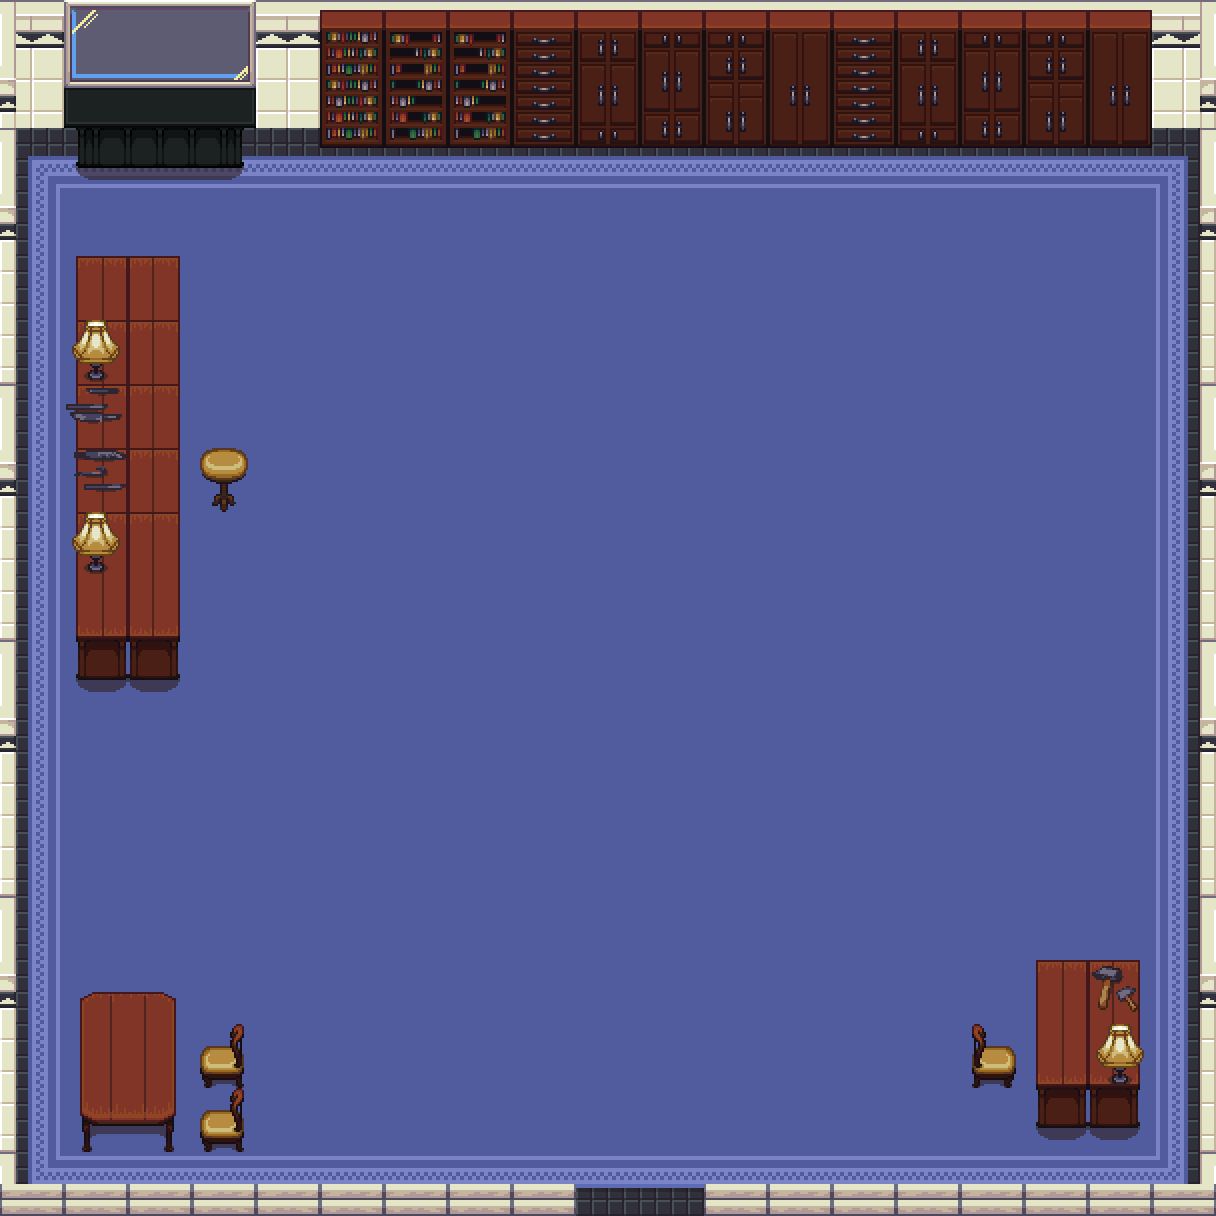

A level layout from a 2D game, rendered from its tile map. Below: a short description, then the map file with its tile-grid data intact:
An orthogonal 19x19 tile map with 64x64 px tiles, 5 tile layers (Backgroundlayer, Roadlayer, Collisionlayer, Decorationlayer, ...), 3 tilesets and 2 objects (door).

<map version="1.0" tiledversion="1.0.2" orientation="orthogonal" renderorder="right-down" width="19" height="19" tilewidth="64" tileheight="64" nextobjectid="5">
 <tileset firstgid="1" name="obj_misk_atlas-sheet64" tilewidth="64" tileheight="64" tilecount="1024" columns="32">
  <image source="../Tilesets/obj_misk_atlas-sheet64.png" width="2048" height="2048" />
 </tileset>
 <tileset firstgid="1025" name="tilesheet-sheet64" tilewidth="64" tileheight="64" tilecount="1960" columns="20">
  <image source="../Tilesets/tilesheet-sheet64.png" width="1280" height="6272" />
 </tileset>
 <tileset firstgid="2985" name="base_out_atlas-sheet" tilewidth="64" tileheight="64" tilecount="1024" columns="32">
  <image source="../Tilesets/base_out_atlas-sheet.png" width="2048" height="2048" />
  <tile id="292">
   <objectgroup draworder="index">
    <object id="1" x="0" y="29" width="64" height="34" />
   </objectgroup>
  </tile>
 </tileset>
 <layer name="Backgroundlayer" width="19" height="19">
  <data encoding="csv">
0,0,0,0,0,0,0,0,0,0,0,0,0,0,0,0,0,0,0,
0,0,0,0,0,0,0,0,0,0,0,0,0,0,0,0,0,0,0,
152,152,152,152,152,152,152,152,152,152,152,152,152,152,152,152,152,152,152,
152,152,152,152,152,152,152,152,152,152,152,152,152,152,152,152,152,152,152,
152,152,152,152,152,152,152,152,152,152,152,152,152,152,152,152,152,152,152,
152,152,152,152,152,152,152,152,152,152,152,152,152,152,152,152,152,152,152,
152,152,152,152,152,152,152,152,152,152,152,152,152,152,152,152,152,152,152,
152,152,152,152,152,152,152,152,152,152,152,152,152,152,152,152,152,152,152,
152,152,152,152,152,152,152,152,152,152,152,152,152,152,152,152,152,152,152,
152,152,152,152,152,152,152,152,152,152,152,152,152,152,152,152,152,152,152,
152,152,152,152,152,152,152,152,152,152,152,152,152,152,152,152,152,152,152,
152,152,152,152,152,152,152,152,152,152,152,152,152,152,152,152,152,152,152,
152,152,152,152,152,152,152,152,152,152,152,152,152,152,152,152,152,152,152,
152,152,152,152,152,152,152,152,152,152,152,152,152,152,152,152,152,152,152,
152,152,152,152,152,152,152,152,152,152,152,152,152,152,152,152,152,152,152,
152,152,152,152,152,152,152,152,152,152,152,152,152,152,152,152,152,152,152,
152,152,152,152,152,152,152,152,152,152,152,152,152,152,152,152,152,152,152,
152,152,152,152,152,152,152,152,152,152,152,152,152,152,152,152,152,152,152,
152,152,152,152,152,152,152,152,152,152,152,152,152,152,152,152,152,152,152
</data>
 </layer>
 <layer name="Roadlayer" width="19" height="19">
  <data encoding="csv">
0,0,0,0,0,0,0,0,0,0,0,0,0,0,0,0,0,0,0,
0,0,0,0,0,0,0,0,0,0,0,0,0,0,0,0,0,0,0,
2633,2634,2634,2634,2634,2634,2634,2634,2634,2634,2634,2634,2634,2634,2634,2634,2634,2634,2635,
2653,2654,2654,2654,2654,2654,2654,2654,2654,2654,2654,2654,2654,2654,2654,2654,2654,2654,2655,
2653,2654,2654,2654,2654,2654,2654,2654,2654,2654,2654,2654,2654,2654,2654,2654,2654,2654,2655,
2653,2654,2654,2654,2654,2654,2654,2654,2654,2654,2654,2654,2654,2654,2654,2654,2654,2654,2655,
2653,2654,2654,2654,2654,2654,2654,2654,2654,2654,2654,2654,2654,2654,2654,2654,2654,2654,2655,
2653,2654,2654,2654,2654,2654,2654,2654,2654,2654,2654,2654,2654,2654,2654,2654,2654,2654,2655,
2653,2654,2654,2654,2654,2654,2654,2654,2654,2654,2654,2654,2654,2654,2654,2654,2654,2654,2655,
2653,2654,2654,2654,2654,2654,2654,2654,2654,2654,2654,2654,2654,2654,2654,2654,2654,2654,2655,
2653,2654,2654,2654,2654,2654,2654,2654,2654,2654,2654,2654,2654,2654,2654,2654,2654,2654,2655,
2653,2654,2654,2654,2654,2654,2654,2654,2654,2654,2654,2654,2654,2654,2654,2654,2654,2654,2655,
2653,2654,2654,2654,2654,2654,2654,2654,2654,2654,2654,2654,2654,2654,2654,2654,2654,2654,2655,
2653,2654,2654,2654,2654,2654,2654,2654,2654,2654,2654,2654,2654,2654,2654,2654,2654,2654,2655,
2653,2654,2654,2654,2654,2654,2654,2654,2654,2654,2654,2654,2654,2654,2654,2654,2654,2654,2655,
2653,2654,2654,2654,2654,2654,2654,2654,2654,2654,2654,2654,2654,2654,2654,2654,2654,2654,2655,
2653,2654,2654,2654,2654,2654,2654,2654,2654,2654,2654,2654,2654,2654,2654,2654,2654,2654,2655,
2653,2654,2654,2654,2654,2654,2654,2654,2654,2654,2654,2654,2654,2654,2654,2654,2654,2654,2655,
2673,2674,2674,2674,2674,2674,2674,2674,2674,2674,2674,2674,2674,2674,2674,2674,2674,2674,2675
</data>
 </layer>
 <layer name="Collisionlayer" width="19" height="19">
  <data encoding="csv">
24,25,26,24,25,26,24,25,26,24,25,26,24,25,26,24,24,25,26,
56,216,217,218,57,58,56,57,58,56,57,58,56,57,58,56,56,57,58,
28,248,249,250,0,0,0,0,0,0,0,0,0,0,0,0,0,0,27,
60,0,0,0,0,0,0,0,0,0,0,0,0,0,0,0,0,0,59,
92,467,468,0,0,0,0,0,0,0,0,0,0,0,0,0,0,0,91,
124,467,468,0,0,0,0,0,0,0,0,0,0,0,0,0,0,0,123,
28,467,468,0,0,0,0,0,0,0,0,0,0,0,0,0,0,0,27,
60,467,468,983,0,0,0,0,0,0,0,0,0,0,0,0,0,0,59,
92,467,468,0,0,0,0,0,0,0,0,0,0,0,0,0,0,0,91,
124,499,500,0,0,0,0,0,0,0,0,0,0,0,0,0,0,0,123,
28,531,532,0,0,0,0,0,0,0,0,0,0,0,0,0,0,0,27,
60,0,0,0,0,0,0,0,0,0,0,0,0,0,0,0,0,0,59,
92,0,0,0,0,0,0,0,0,0,0,0,0,0,0,0,0,0,91,
124,0,0,0,0,0,0,0,0,0,0,0,0,0,0,0,0,0,123,
28,0,0,0,0,0,0,0,0,0,0,0,0,0,0,0,0,0,27,
60,943,944,0,0,0,0,0,0,0,0,0,0,0,0,0,467,468,59,
92,975,976,946,0,0,0,0,0,0,0,0,0,0,0,945,499,500,91,
124,1007,1008,946,0,0,0,0,0,0,0,0,0,0,0,0,531,532,123,
28,3277,3277,3277,3277,3277,3277,3277,3277,0,0,3277,3277,3277,3277,3277,3277,3277,27
</data>
 </layer>
 <layer name="Decorationlayer" width="19" height="19">
  <data encoding="csv">
28,184,185,186,0,367,144,144,240,241,242,243,244,240,241,242,243,244,0,
60,0,0,0,0,399,176,176,272,273,274,275,276,272,273,274,275,276,0,
0,0,0,0,0,431,208,208,304,305,306,307,308,304,305,306,307,308,0,
0,0,0,0,0,0,0,0,0,0,0,0,0,0,0,0,0,0,0,
0,0,0,0,0,0,0,0,0,0,0,0,0,0,0,0,0,0,0,
0,969,0,0,0,0,0,0,0,0,0,0,0,0,0,0,0,0,0,
0,393,0,0,0,0,0,0,0,0,0,0,0,0,0,0,0,0,0,
0,392,0,0,0,0,0,0,0,0,0,0,0,0,0,0,0,0,0,
0,969,0,0,0,0,0,0,0,0,0,0,0,0,0,0,0,0,0,
0,0,0,0,0,0,0,0,0,0,0,0,0,0,0,0,0,0,0,
0,0,0,0,0,0,0,0,0,0,0,0,0,0,0,0,0,0,0,
0,0,0,0,0,0,0,0,0,0,0,0,0,0,0,0,0,0,0,
0,0,0,0,0,0,0,0,0,0,0,0,0,0,0,0,0,0,0,
0,0,0,0,0,0,0,0,0,0,0,0,0,0,0,0,0,0,0,
0,0,0,0,0,0,0,0,0,0,0,0,0,0,0,0,0,0,0,
0,0,0,0,0,0,0,0,0,0,0,0,0,0,0,0,0,424,0,
0,0,0,0,0,0,0,0,0,0,0,0,0,0,0,0,0,969,0,
0,0,0,0,0,0,0,0,0,0,0,0,0,0,0,0,0,0,0,
3277,0,0,0,0,0,0,0,0,0,0,0,0,0,0,0,0,0,3277
</data>
 </layer>
 <layer name="Foregroundlayer" width="19" height="19">
  <data encoding="csv">
0,0,0,0,0,0,0,0,0,0,0,0,0,0,0,0,0,0,27,
0,0,0,0,0,0,0,0,0,0,0,0,0,0,0,0,0,0,59,
0,0,0,0,0,0,0,0,0,0,0,0,0,0,0,0,0,0,0,
0,0,0,0,0,0,0,0,0,0,0,0,0,0,0,0,0,0,0,
0,0,0,0,0,0,0,0,0,0,0,0,0,0,0,0,0,0,0,
0,0,0,0,0,0,0,0,0,0,0,0,0,0,0,0,0,0,0,
0,0,0,0,0,0,0,0,0,0,0,0,0,0,0,0,0,0,0,
0,0,0,0,0,0,0,0,0,0,0,0,0,0,0,0,0,0,0,
0,0,0,0,0,0,0,0,0,0,0,0,0,0,0,0,0,0,0,
0,0,0,0,0,0,0,0,0,0,0,0,0,0,0,0,0,0,0,
0,0,0,0,0,0,0,0,0,0,0,0,0,0,0,0,0,0,0,
0,0,0,0,0,0,0,0,0,0,0,0,0,0,0,0,0,0,0,
0,0,0,0,0,0,0,0,0,0,0,0,0,0,0,0,0,0,0,
0,0,0,0,0,0,0,0,0,0,0,0,0,0,0,0,0,0,0,
0,0,0,0,0,0,0,0,0,0,0,0,0,0,0,0,0,0,0,
0,0,0,0,0,0,0,0,0,0,0,0,0,0,0,0,0,0,0,
0,0,0,0,0,0,0,0,0,0,0,0,0,0,0,0,0,0,0,
0,0,0,0,0,0,0,0,0,0,0,0,0,0,0,0,0,0,0,
0,0,0,0,0,0,0,0,0,0,0,0,0,0,0,0,0,0,0
</data>
 </layer>
 <objectgroup name="Objectlayer">
  <object id="1" name="clockmakerHouseExit" type="door" x="578" y="1188" width="128" height="24" />
 </objectgroup>
</map>
